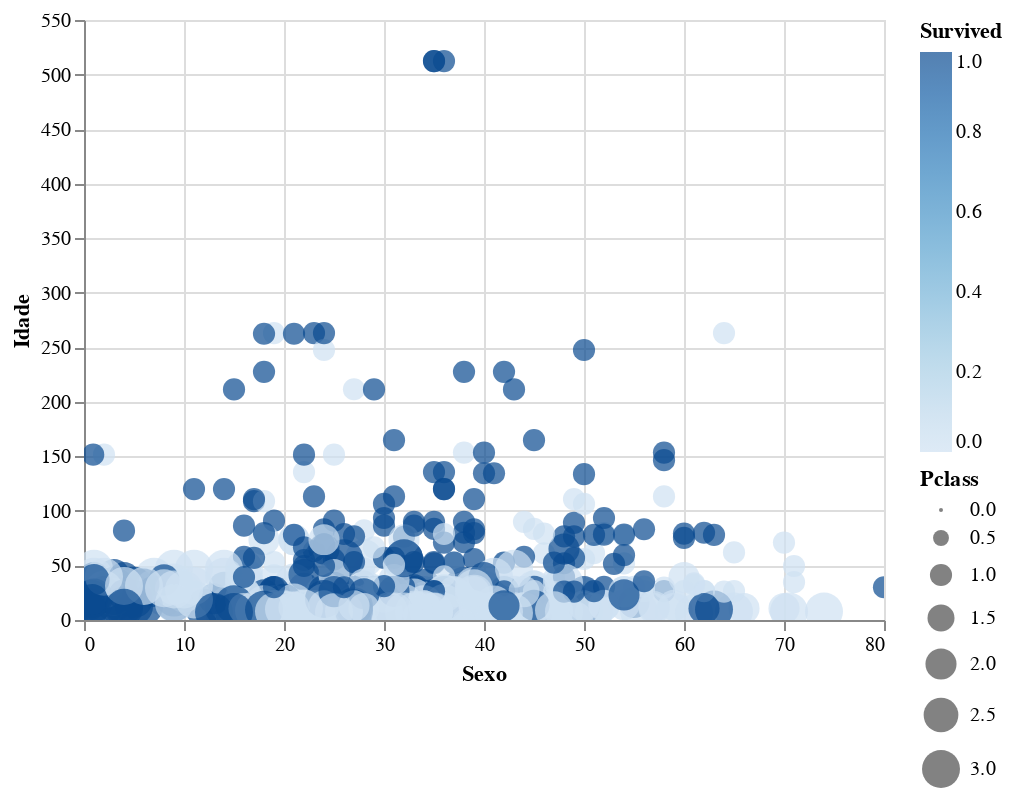

The notebook cell saved with this chart:
### Code cell
Visualization.scatter_interactive(df, "Age", "Fare", xlabel="Sexo", ylabel="Idade", hover=["Pclass"], color='Survived',size="Pclass")

### Figure 1 — Vega-Lite specification as saved in the notebook (floating-point values rounded to 4 significant figures; data arrays with more than 128 entries replaced by an {"elided": "..."} marker saying what was removed)
{"config": {"view": {"continuousWidth": 400, "continuousHeight": 300}}, "data": {"name": "data-1c3d672c0742087dac9e66d94c415e78"}, "mark": "circle", "encoding": {"color": {"type": "quantitative", "field": "Survived"}, "size": {"type": "quantitative", "field": "Pclass"}, "tooltip": [{"type": "quantitative", "field": "Pclass"}], "x": {"type": "quantitative", "field": "Age", "title": "Sexo"}, "y": {"type": "quantitative", "field": "Fare", "title": "Idade"}}, "height": 300, "selection": {"selector002": {"type": "interval", "bind": "scales", "encodings": ["x", "y"]}}, "width": 400, "$schema": "https://vega.github.io/schema/vega-lite/v4.8.1.json", "datasets": {"data-1c3d672c0742087dac9e66d94c415e78": {"elided": "714 records"}}}
